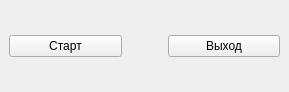
<?xml version="1.0" encoding="UTF-8"?>
<ui version="4.0">
 <class>Window</class>
 <widget class="QMainWindow" name="Window">
  <property name="geometry">
   <rect>
    <x>0</x>
    <y>0</y>
    <width>289</width>
    <height>92</height>
   </rect>
  </property>
  <property name="windowTitle">
   <string>Window</string>
  </property>
  <widget class="QWidget" name="centralwidget">
   <layout class="QGridLayout" name="gridLayout" columnstretch="1,0,1" columnminimumwidth="1,1,1">
    <item row="0" column="0">
     <widget class="QPushButton" name="startButton">
      <property name="text">
       <string>Старт</string>
      </property>
     </widget>
    </item>
    <item row="0" column="1">
     <spacer name="horizontalSpacer">
      <property name="orientation">
       <enum>Qt::Horizontal</enum>
      </property>
      <property name="sizeHint" stdset="0">
       <size>
        <width>40</width>
        <height>20</height>
       </size>
      </property>
     </spacer>
    </item>
    <item row="0" column="2">
     <widget class="QPushButton" name="stopButton">
      <property name="text">
       <string>Выход</string>
      </property>
     </widget>
    </item>
   </layout>
  </widget>
 </widget>
 <resources/>
 <connections/>
</ui>
